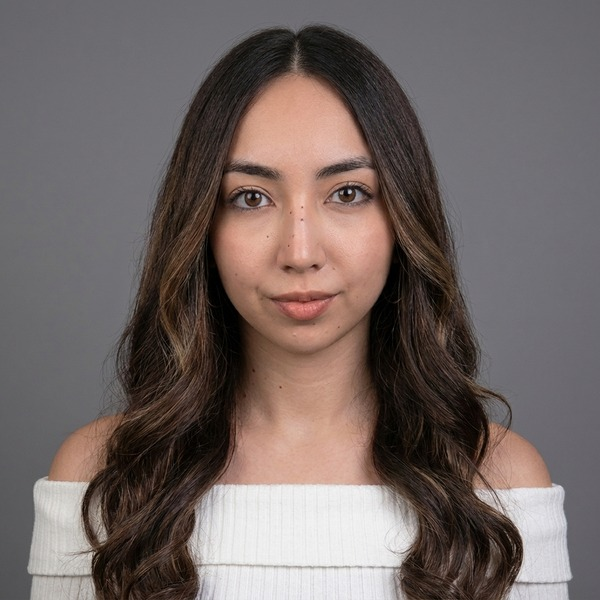
#> input picture docs/ekip/yz/codex/gri-fon/duygu-solak.jpg, 600 x 600 px, found by its file name
$ python fix_ek10_2kadraj.py
#> lines starting #> are read from the running program, lines starting #| are printed output that depends on the picture
import os
import cv2
import numpy as np

WORKSPACE = "/Users/wildgenie/Projects/btu-matro"
SCRATCH = "/Users/wildgenie/.gemini/antigravity-cli/brain/482501c3-e797-49fa-a7d5-231ae28c4675/scratch"
OUT_KADRAJ_DIR = os.path.join(WORKSPACE, "docs/ekip/yz/codex/kadraj")


# [64 lines left out: functions solve_Boundary_Laplace, blend_top_strip, not called in this run]


def fix_duygu_solak():
    # duygu-solak.jpg is 1876x2048; site crop was (150, 14) -> (1652, 1516) [S=1502].
    # At x=0..42, y=1000..1550 in duygu-solak.jpg there is a black picture-frame edge on the far left wall.
    # By starting at x0=52 (still 98px wider on the left than the site crop, and 224px wider on the right!),
    # 100% of left, right, and bottom are REAL uncropped original without the black strip on the left!
    orig_path = os.path.join(WORKSPACE, "docs/ekip/orijinal/duygu-solak.jpg")
    orig_bgr = cv2.imread(orig_path)
#> orig_bgr is the input picture: shape (600, 600, 3); mean B, G, R 99.8, 102.5, 114
    oh, ow = orig_bgr.shape[:2]
#> oh = 600; ow = 600

    nx0, ny0, nx1, ny1 = 52, -196, 1876, 1628  # 1824x1824 square
    need_t = -ny0  # 196px at top (~64px in 600x600)

    ext_orig = cv2.copyMakeBorder(orig_bgr, need_t, 0, 0, 0, cv2.BORDER_REPLICATE)
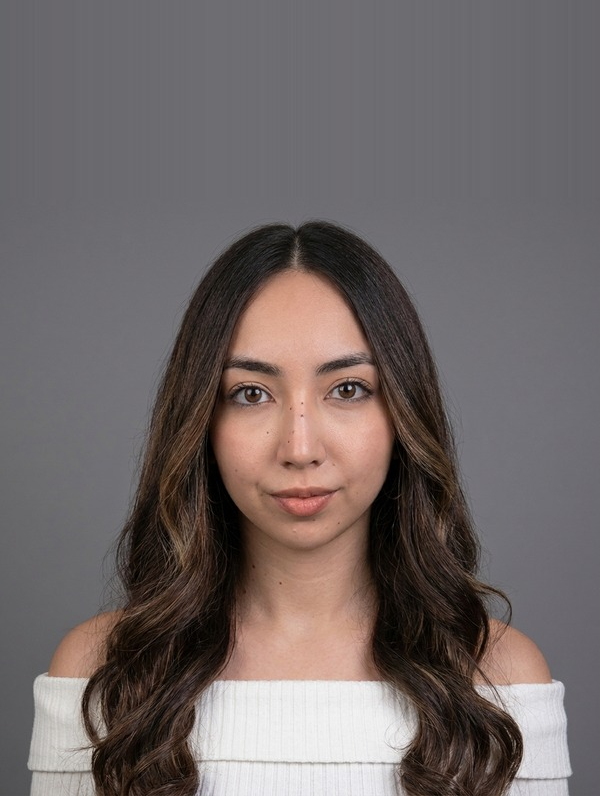
#> ext_orig: shape (796, 600, 3); mean B, G, R 102.6, 103.4, 112.4
    crop_orig = ext_orig[0 : ny1 + need_t, nx0:nx1]
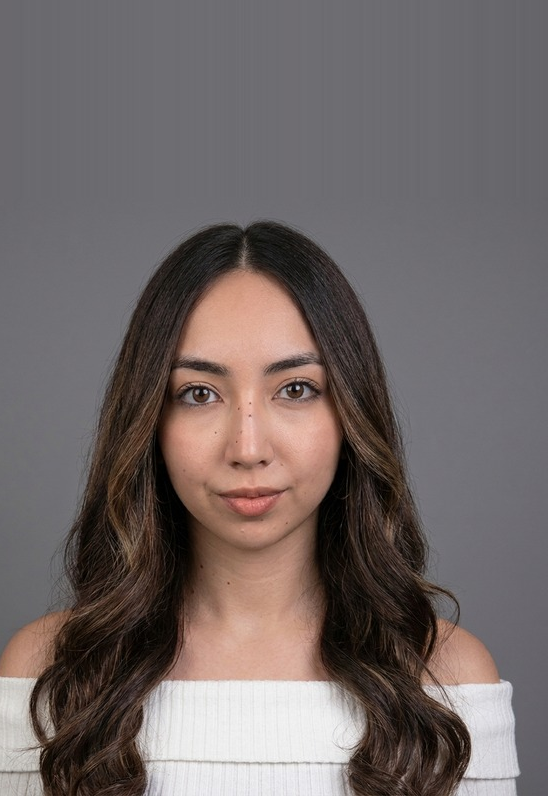
#> crop_orig: shape (796, 548, 3); mean B, G, R 101.9, 103.1, 112.8
    # Use INTER_AREA for anti-aliased downsampling (zero Moiré on hair!)
    real_600 = cv2.resize(crop_orig, (600, 600), interpolation=cv2.INTER_AREA)
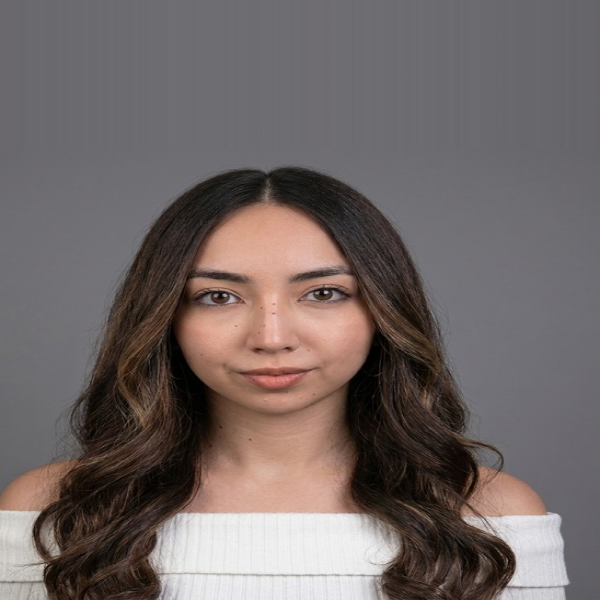
#> real_600: shape (600, 600, 3); mean B, G, R 101.9, 103, 112.7

    valid_orig = np.zeros((oh, ow), dtype=np.uint8)
    valid_orig[:, :] = 255
    ext_valid = cv2.copyMakeBorder(valid_orig, need_t, 0, 0, 0, cv2.BORDER_CONSTANT, value=0)
    crop_valid = ext_valid[0 : ny1 + need_t, nx0:nx1]
    valid_600 = cv2.resize(crop_valid, (600, 600), interpolation=cv2.INTER_NEAREST)

    # Align kadraj_ek9_cache/duygu-solak_try1.jpg (which has clean wall + top hair tips at y=0..68) to real_600
    gem_raw = cv2.imread(os.path.join(SCRATCH, "kadraj_ek9_cache/duygu-solak_try1.jpg"))
    tpl = real_600[100:500, 100:500]
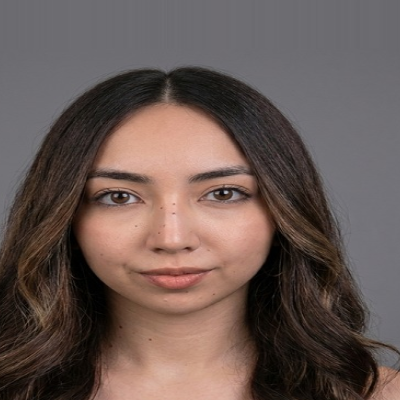
#> tpl: shape (400, 400, 3); mean B, G, R 83.2, 88.3, 104.8
    best = (-1.0, 1.0, 100, 100)
    for sc in np.linspace(0.95, 1.05, 41):
        tw = int(round(400 * sc))
        t_rs = cv2.resize(tpl, (tw, tw), interpolation=cv2.INTER_AREA)
        res = cv2.matchTemplate(gem_raw, t_rs, cv2.TM_CCOEFF_NORMED)
        _, mv, _, ml = cv2.minMaxLoc(res)
        if mv > best[0]:
            best = (mv, sc, ml[0], ml[1])
#> after the loop, best = (-1, 1, 100, 100)
    mv, sc, gx, gy = best
    M = np.array([[1.0 / sc, 0.0, 100.0 - gx / sc], [0.0, 1.0 / sc, 100.0 - gy / sc]], dtype=np.float32)
    gem_aligned = cv2.warpAffine(gem_raw, M, (600, 600), flags=cv2.INTER_LINEAR, borderMode=cv2.BORDER_REPLICATE)

    gem_corr = solve_Boundary_Laplace(real_600, gem_aligned, valid_600)
    out, core = blend_top_strip(real_600, gem_corr, valid_600)
    out_path = os.path.join(OUT_KADRAJ_DIR, "duygu-solak.jpg")
    cv2.imwrite(out_path, out, [int(cv2.IMWRITE_JPEG_QUALITY), 94])
    print("duygu-solak fixed: mv=", round(mv, 3), "core_pct=", round(float(core.mean() * 100), 1))


# [44 lines left out: function fix_zeynep_seher, not called in this run]


if __name__ == "__main__":
#> (the run stopped early here; a loop or call above may not have finished)

$ run again, with docs/ekip/yz/codex/gri-fon/adem-baglan.jpg copied over docs/ekip/yz/codex/gri-fon/duygu-solak.jpg
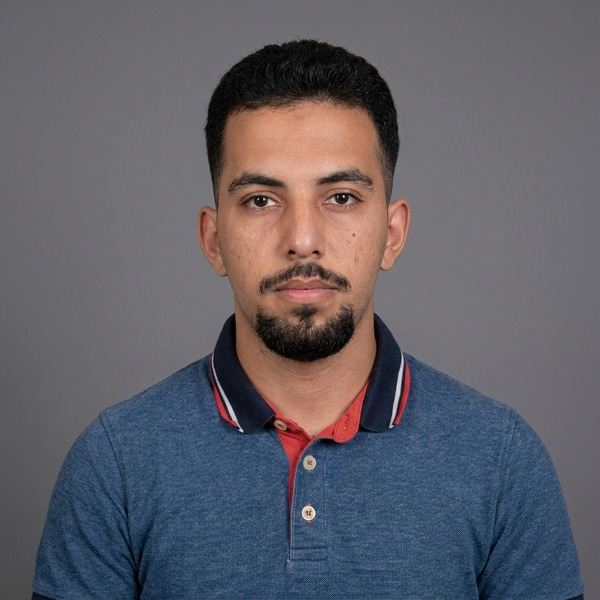
#> input picture docs/ekip/yz/codex/gri-fon/adem-baglan.jpg, 600 x 600 px, found by its file name
#> in fix_duygu_solak, orig_bgr is the input picture: shape (600, 600, 3); mean B, G, R 103.2, 95.3, 96.9
#> in fix_duygu_solak, `crop_orig = ext_orig[0 : ny1 + need_t, nx0:nx1]`:
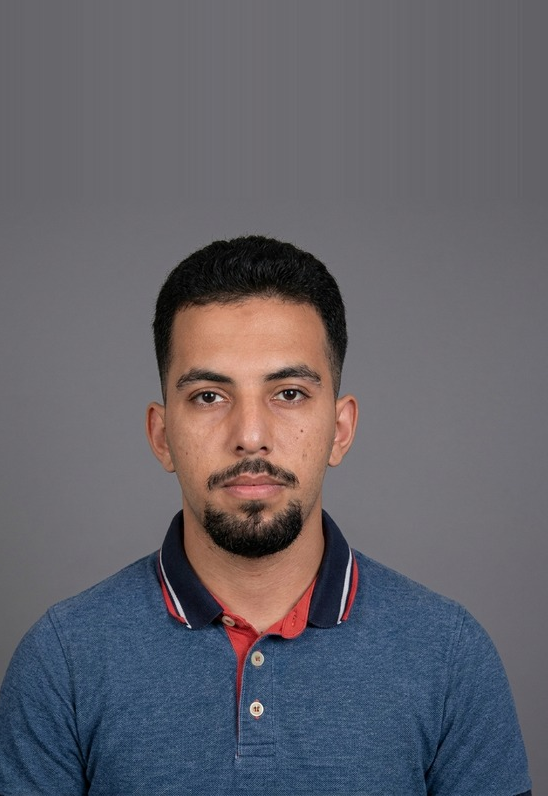
#> crop_orig: shape (796, 548, 3); mean B, G, R 104.9, 97.5, 99
#> in fix_duygu_solak, `tpl = real_600[100:500, 100:500]`:
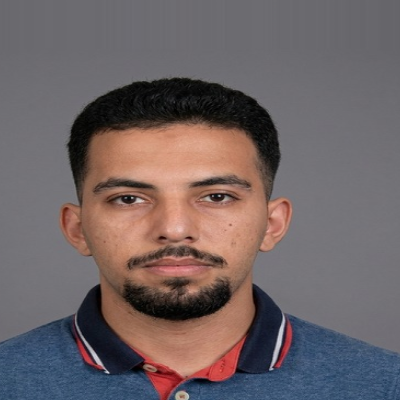
#> tpl: shape (400, 400, 3); mean B, G, R 100.7, 99.2, 110.8
#> after the loop in fix_duygu_solak, `for sc in np.linspace(0.95, 1.05, 41):`: best = (-1, 1, 100, 100)

$ run again, with docs/ekip/yz/codex/gri-fon/berat-eren-karakas.jpg copied over docs/ekip/yz/codex/gri-fon/duygu-solak.jpg
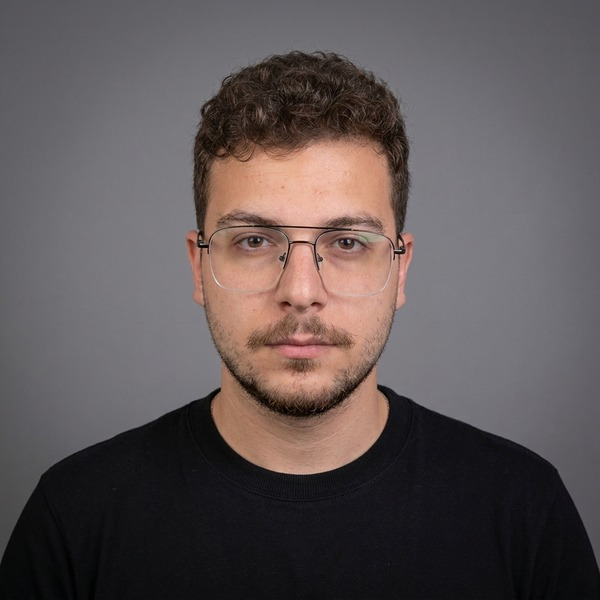
#> input picture docs/ekip/yz/codex/gri-fon/berat-eren-karakas.jpg, 600 x 600 px, found by its file name
#> in fix_duygu_solak, orig_bgr is the input picture: shape (600, 600, 3); mean B, G, R 86.1, 85.8, 94.7
#> in fix_duygu_solak, `crop_orig = ext_orig[0 : ny1 + need_t, nx0:nx1]`:
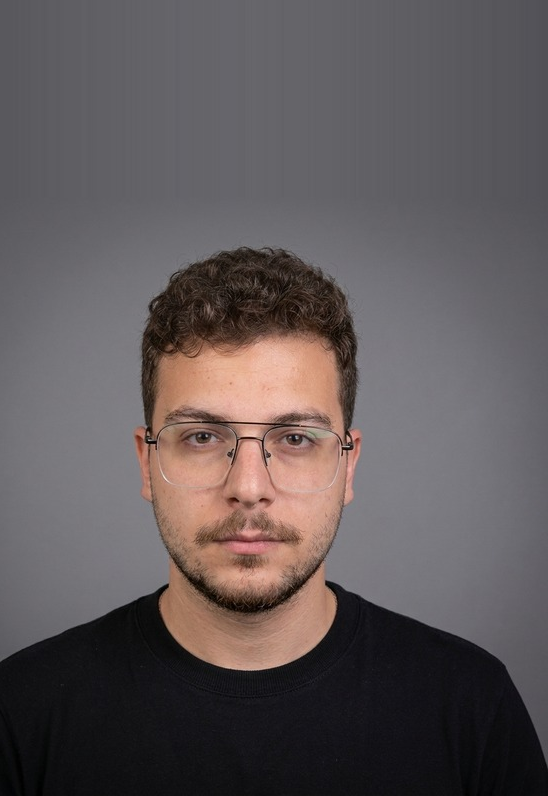
#> crop_orig: shape (796, 548, 3); mean B, G, R 89.4, 88.2, 95.7
#> in fix_duygu_solak, `tpl = real_600[100:500, 100:500]`:
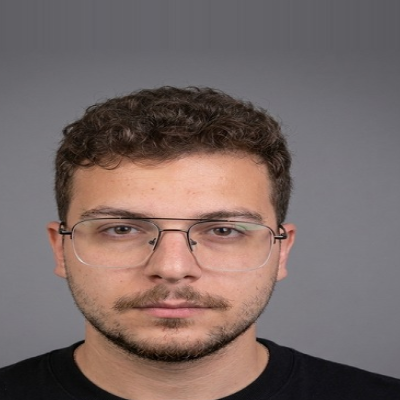
#> tpl: shape (400, 400, 3); mean B, G, R 101.5, 104.6, 120.2
#> after the loop in fix_duygu_solak, `for sc in np.linspace(0.95, 1.05, 41):`: best = (-1, 1, 100, 100)

$ run again, with docs/ekip/yz/codex/gri-fon/elif-melisa-kose.jpg copied over docs/ekip/yz/codex/gri-fon/duygu-solak.jpg
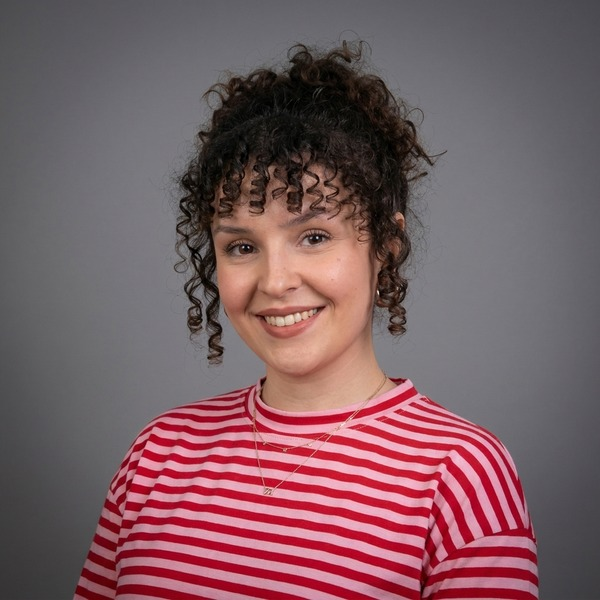
#> input picture docs/ekip/yz/codex/gri-fon/elif-melisa-kose.jpg, 600 x 600 px, found by its file name
#> in fix_duygu_solak, orig_bgr is the input picture: shape (600, 600, 3); mean B, G, R 98.6, 93.1, 123.1
#> in fix_duygu_solak, `crop_orig = ext_orig[0 : ny1 + need_t, nx0:nx1]`:
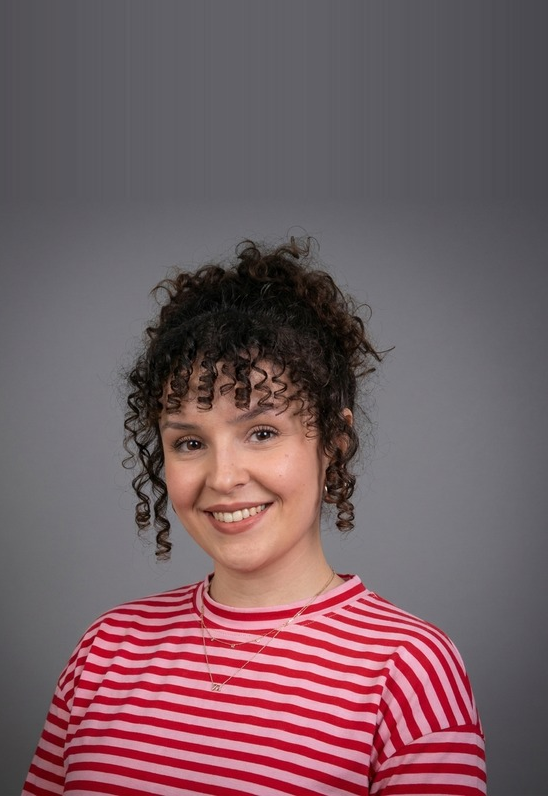
#> crop_orig: shape (796, 548, 3); mean B, G, R 98.7, 92.8, 117.8
#> in fix_duygu_solak, `tpl = real_600[100:500, 100:500]`:
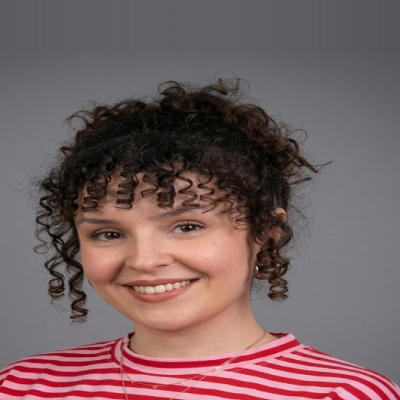
#> tpl: shape (400, 400, 3); mean B, G, R 97.6, 96.1, 119
#> after the loop in fix_duygu_solak, `for sc in np.linspace(0.95, 1.05, 41):`: best = (-1, 1, 100, 100)
